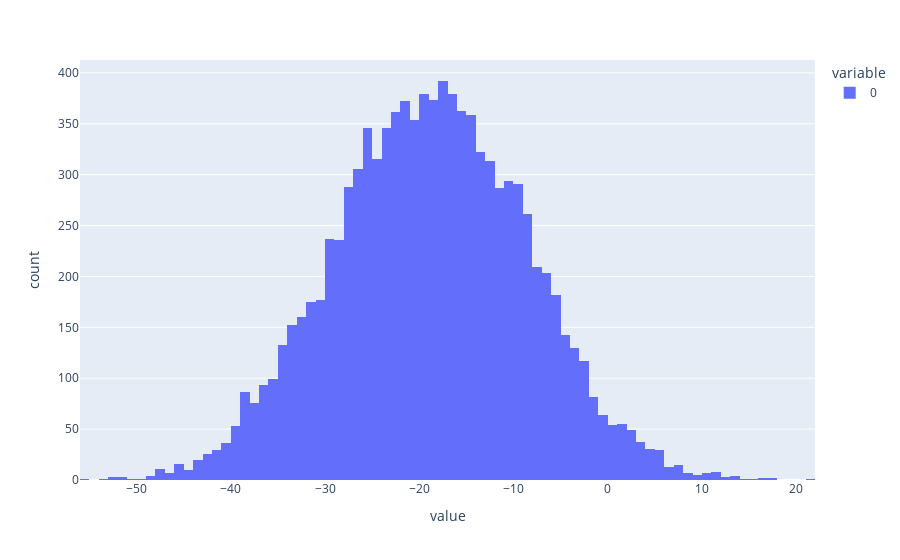

The notebook cell saved with this chart:
### Markdown cell above
**Simulação de Monte Carlo**: Implemente uma simulação de Monte Carlo para avaliar os possíveis efeitos de um novo redesign na plataforma. Analise como diferentes variáveis podem impactar os resultados e discuta os cenários que esta simulação pode prever, ajudando a empresa a tomar decisões mais informadas sobre o redesign.

### Code cell
# Simulação de Monte Carlo
n_simulations = 10000
std_dev = df['Taxa de Rejeição (%)'].std()

# Gerar efeitos simulados como uma distribuição normal centrada na diferença observada
simulated_effects = np.random.normal(loc=observed_difference, scale=std_dev, size=n_simulations)
px.histogram(simulated_effects)

### Figure 1 — Plotly figure (JSON) as saved in the notebook; plotly's stock layout.template omitted (floating-point values rounded to 4 significant figures; data arrays with more than 128 entries replaced by an {"elided": "..."} marker saying what was removed)
{"data": [{"alignmentgroup": "True", "bingroup": "x", "hovertemplate": "variable=0<br>value=%{x}<br>count=%{y}<extra></extra>", "legendgroup": "0", "marker": {"color": "#636efa", "pattern": {"shape": ""}}, "name": "0", "offsetgroup": "0", "orientation": "v", "showlegend": true, "type": "histogram", "x": {"elided": "10000 float values"}, "xaxis": "x", "yaxis": "y"}], "layout": {"barmode": "relative", "legend": {"title": {"text": "variable"}, "tracegroupgap": 0}, "margin": {"t": 60}, "xaxis": {"anchor": "y", "domain": [0, 1], "title": {"text": "value"}}, "yaxis": {"anchor": "x", "domain": [0, 1], "title": {"text": "count"}}}}
